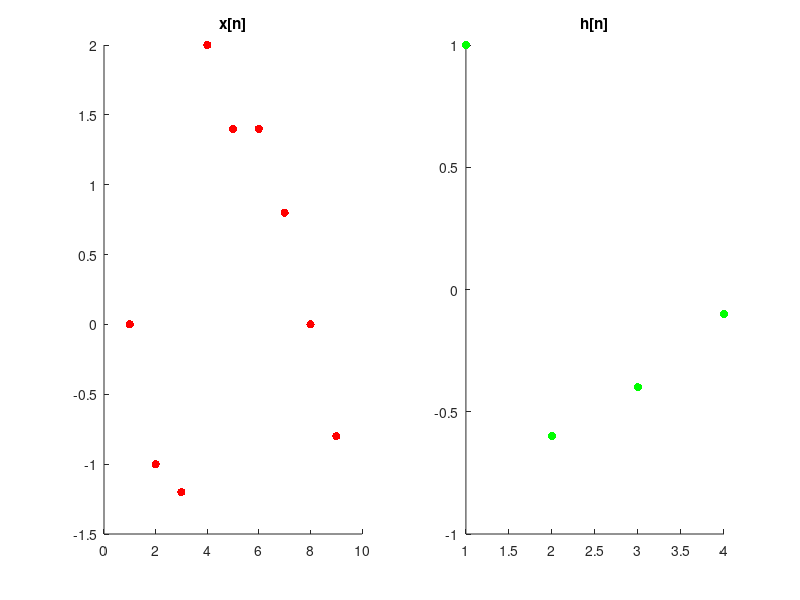
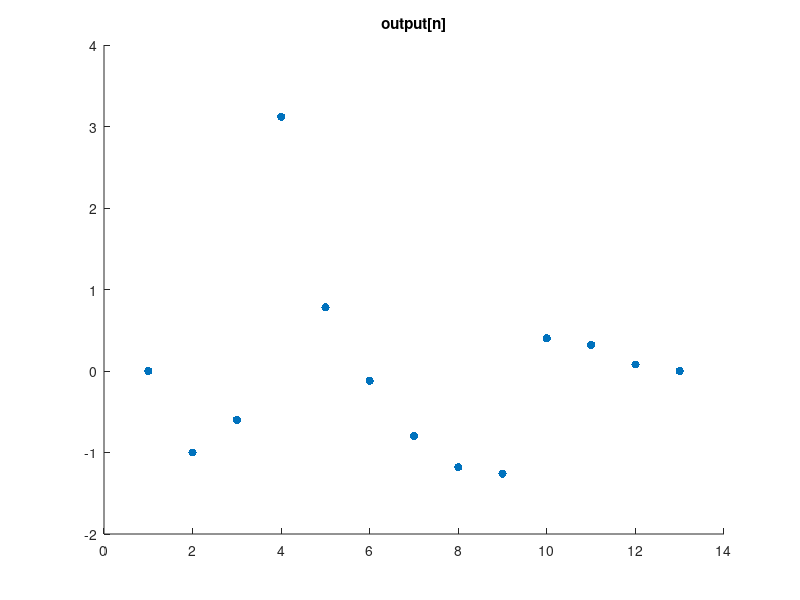

Write the MATLAB code that produced these figures, in order.
%code writer	:	EOF
%code date	:	2014.09.11
%e-mail		:	jasonleaster@gmail.com
%code file	:	convolution_input_side.m
%code purpose:
%             A demo for convolution.
clear all
close all

x = [0 -1 -1.2 2 1.4 1.4 0.8 0 -0.8];
h = [1 -0.6 -0.4 -0.1];

length_x = size(x,2);
length_h = size(h,2);

output = zeros(1,length_h+length_x);

figure(1);
subplot(121);
scatter(1:length_x,x,'r','filled');
title('x[n]');
subplot(122);
scatter(1:length_h,h,'g','filled');
title('h[n]');

for tmp_1 = 1:length_x

	for tmp_2 = 1:length_h
	
		output(tmp_1+tmp_2-1) = output(tmp_1+tmp_2-1) + x(tmp_1)*h(tmp_2);
	end
end

figure(2);
scatter(1:size(output,2),output,'filled');
title('output[n]');
